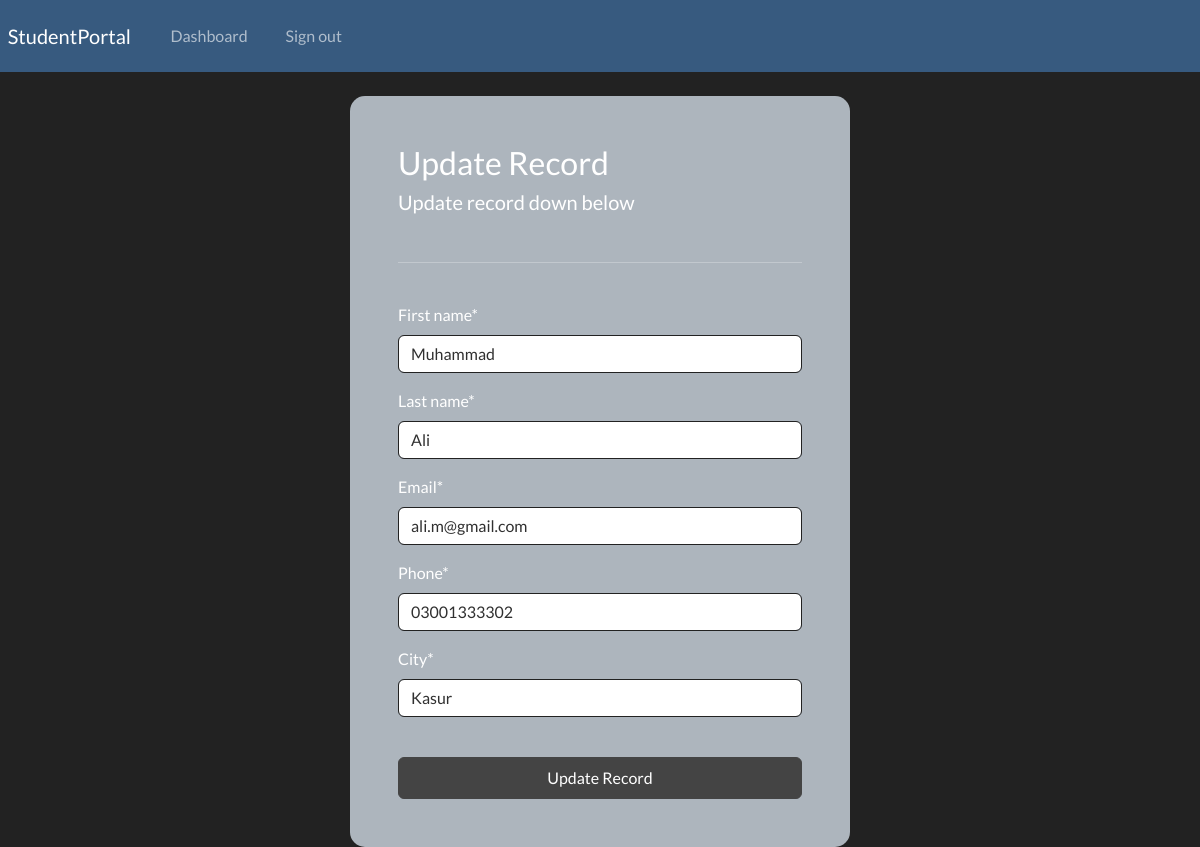
The page /update-record/3 (signed in) on the database its author committed.
### registration/models.py (models this page shows, shortened)
class Record(models.Model):
    creation_date = models.DateTimeField(auto_now_add=True)
    first_name = models.CharField(max_length=100)
    last_name = models.CharField(max_length=100)
    email = models.CharField(max_length=255)
    phone = models.CharField(max_length=20)
    city= models.CharField(max_length=100)

### registration/views.py (the view)
# urls.py: path('update-record/<int:pk>', views.update_record, name="update-record"),
@login_required(login_url='my-login')
def update_record(request, pk):
    record = Record.objects.get(id=pk)
    form = UpdateRecordForm(instance=record)
    if request.method == "POST":
        form = UpdateRecordForm(request.POST, instance=record)
        if form.is_valid():
            form.save()
            return redirect("dashboard")
    context = {'form': form}
    return render(request, 'registration/update-record.html', context=context)

### registration/forms.py
class UpdateRecordForm(forms.ModelForm):
    class Meta:
        model = Record
        fields = ['first_name', 'last_name','email', 'phone', 'city']

### registration/templates/registration/update-record.html (shortened to what this page needs)
{% extends 'registration/base.html' %}
{% load crispy_forms_tags %}
{% block content %}
    <body>
        <div class="container bg-light shadow-md p-5 form-layout">
            <h3> Update Record </h3>
            <h5> Update record down below </h5>
            <br>
            <hr>
            <br>
            <form method="POST" autocomplete="off">
                {{form|crispy}}
                <br>
                <button type="submit" class="btn btn-secondary w-100 btn-block p-2"> Update Record </button>
            </form>
        </div>
    </body>
{% endblock %}

### static/css/styles.css (style rules this page uses)
.form-layout { border-radius: 15px; width: 500px; }

### rows shown on the page
Record: first_name "Muhammad", last_name "Ali", email "ali.m@gmail.com", phone "03001333302", city "Kasur"
